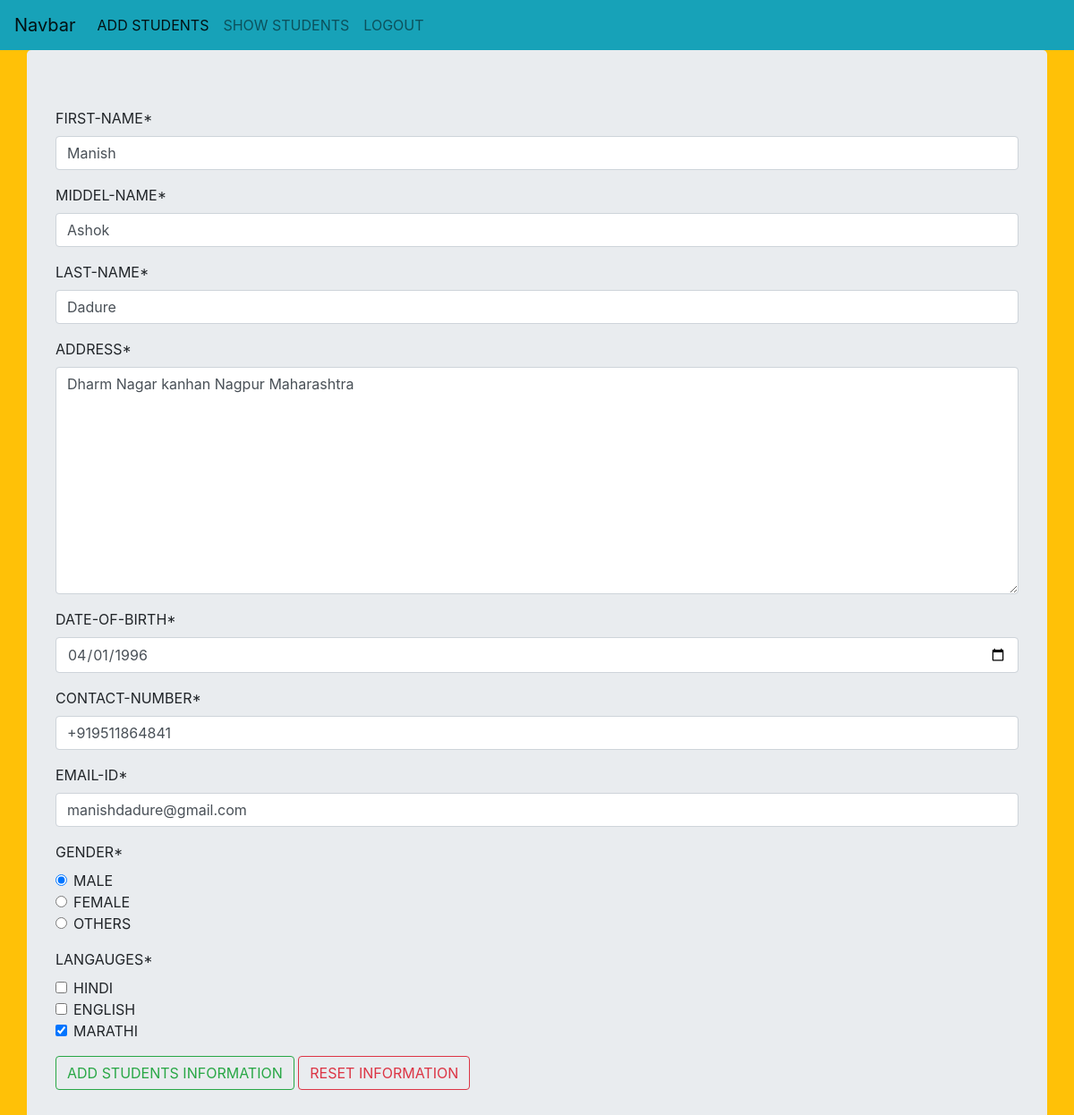
The app's page /a1/uv/1/ (signed in) with its own data.
### curd_app/models.py (models this page shows)
class Student(models.Model):
    fname = models.CharField(max_length=50)
    mname = models.CharField(max_length=50)
    lname = models.CharField(max_length=50)
    address = models.CharField(max_length=100)
    dob = models.DateField()
    phone = models.CharField(max_length=16)
    mail = models.EmailField()
    gender = models.CharField(max_length=50)
    langauges = models.CharField(max_length=200)

### curd_app/views.py (the view)
# urls.py: path('uv/<int:pk>/', views.StudentUpdate.as_view(), name='update_url'),
@method_decorator(login_required, name='dispatch')
class StudentUpdate(UpdateView):
    model = Student
    form_class = StudentForm
    success_url = reverse_lazy('retrieve_url')

### curd_app/forms.py
class StudentForm(forms.ModelForm):
    class Meta:
        model = Student
        fields = '__all__'
        labels = {
            'fname': 'FIRST-NAME',
            'mname': 'MIDDEL-NAME',
            'lname': 'LAST-NAME',
            'address': 'ADDRESS',
            'dob': 'DATE-OF-BIRTH',
            'phone': 'CONTACT-NUMBER',
            'mail': 'EMAIL-ID',
            'gender': 'GENDER',
            'langauges': 'LANGAUGES',
        }
        widgets = {
            'address': forms.Textarea(attrs={'placeholder': 'E.g. kanhan 441401'}),
            'dob': forms.DateInput(attrs={'type': 'date'}),
            'gender': forms.RadioSelect(choices=ge),
            'langauges': forms.CheckboxSelectMultiple(choices=la)
        }

### templates/curd_app/student_form.html (shortened to what this page needs)
{% extends 'layout.html' %}
{% load crispy_forms_tags %}
{% block content %}
     <div class="jumbotron container">
       <form method="POST">
         {{form| crispy}}
         <input type="submit" value="ADD STUDENTS INFORMATION" class="btn btn-outline-success">
         <input type="reset" value="RESET INFORMATION" class="btn btn-outline-danger">
       </form>
   </div>
{% endblock %}

### records on screen
Student: fname "Manish", mname "Ashok", lname "Dadure", address "Dharm Nagar kanhan Nagpur Maharashtra", dob "04/01/1996", phone "+919511864841", mail "manishdadure@gmail.com", gender "☑ MALE ☐ FEMALE ☐ OTHERS", langauges "☐ ☐ ☑"
